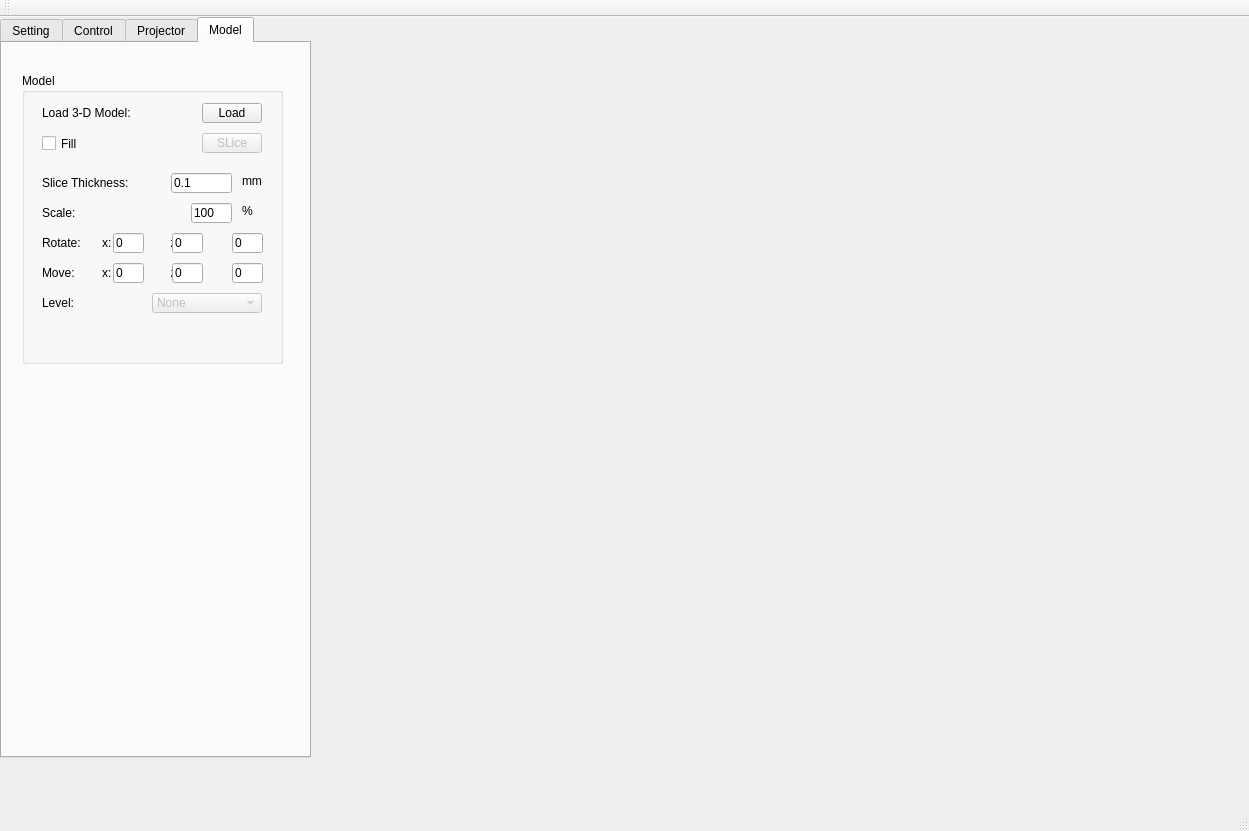
<?xml version="1.0" encoding="UTF-8"?>
<ui version="4.0">
 <class>SLAClass</class>
 <widget class="QMainWindow" name="SLAClass">
  <property name="geometry">
   <rect>
    <x>0</x>
    <y>0</y>
    <width>1249</width>
    <height>831</height>
   </rect>
  </property>
  <property name="windowTitle">
   <string>SLA</string>
  </property>
  <widget class="QWidget" name="centralWidget">
   <widget class="QTabWidget" name="tabWidget">
    <property name="enabled">
     <bool>true</bool>
    </property>
    <property name="geometry">
     <rect>
      <x>0</x>
      <y>0</y>
      <width>311</width>
      <height>741</height>
     </rect>
    </property>
    <property name="currentIndex">
     <number>3</number>
    </property>
    <widget class="QWidget" name="mySetting">
     <attribute name="title">
      <string>Setting</string>
     </attribute>
     <widget class="QGroupBox" name="groupBox">
      <property name="geometry">
       <rect>
        <x>20</x>
        <y>20</y>
        <width>271</width>
        <height>141</height>
       </rect>
      </property>
      <property name="title">
       <string>Parameter for Serial</string>
      </property>
      <widget class="QLabel" name="label">
       <property name="geometry">
        <rect>
         <x>20</x>
         <y>30</y>
         <width>60</width>
         <height>20</height>
        </rect>
       </property>
       <property name="text">
        <string>COM Port:</string>
       </property>
      </widget>
      <widget class="QComboBox" name="cbCom">
       <property name="geometry">
        <rect>
         <x>130</x>
         <y>30</y>
         <width>110</width>
         <height>20</height>
        </rect>
       </property>
       <property name="currentIndex">
        <number>5</number>
       </property>
       <item>
        <property name="text">
         <string>COM1</string>
        </property>
       </item>
       <item>
        <property name="text">
         <string>COM2</string>
        </property>
       </item>
       <item>
        <property name="text">
         <string>COM3</string>
        </property>
       </item>
       <item>
        <property name="text">
         <string>COM4</string>
        </property>
       </item>
       <item>
        <property name="text">
         <string>COM5</string>
        </property>
       </item>
       <item>
        <property name="text">
         <string>COM6</string>
        </property>
       </item>
      </widget>
      <widget class="QLabel" name="label_2">
       <property name="geometry">
        <rect>
         <x>20</x>
         <y>60</y>
         <width>60</width>
         <height>20</height>
        </rect>
       </property>
       <property name="text">
        <string>Baud Rate:</string>
       </property>
      </widget>
      <widget class="QComboBox" name="cbBaudRate">
       <property name="geometry">
        <rect>
         <x>130</x>
         <y>60</y>
         <width>111</width>
         <height>20</height>
        </rect>
       </property>
       <property name="currentIndex">
        <number>1</number>
       </property>
       <item>
        <property name="text">
         <string>1200</string>
        </property>
       </item>
       <item>
        <property name="text">
         <string>9600</string>
        </property>
       </item>
       <item>
        <property name="text">
         <string>19200</string>
        </property>
       </item>
       <item>
        <property name="text">
         <string>38400</string>
        </property>
       </item>
       <item>
        <property name="text">
         <string>57600</string>
        </property>
       </item>
       <item>
        <property name="text">
         <string>115200</string>
        </property>
       </item>
      </widget>
      <widget class="QPushButton" name="btnConnect">
       <property name="geometry">
        <rect>
         <x>30</x>
         <y>100</y>
         <width>75</width>
         <height>23</height>
        </rect>
       </property>
       <property name="text">
        <string>Connect</string>
       </property>
      </widget>
      <widget class="QPushButton" name="btnDisconnect">
       <property name="enabled">
        <bool>false</bool>
       </property>
       <property name="geometry">
        <rect>
         <x>130</x>
         <y>100</y>
         <width>75</width>
         <height>23</height>
        </rect>
       </property>
       <property name="text">
        <string>Disconnect</string>
       </property>
      </widget>
     </widget>
     <widget class="QGroupBox" name="groupBox_3">
      <property name="geometry">
       <rect>
        <x>20</x>
        <y>180</y>
        <width>271</width>
        <height>191</height>
       </rect>
      </property>
      <property name="title">
       <string>Parameter Part</string>
      </property>
      <widget class="QLabel" name="label_7">
       <property name="geometry">
        <rect>
         <x>20</x>
         <y>30</y>
         <width>100</width>
         <height>20</height>
        </rect>
       </property>
       <property name="text">
        <string>Layer Thickness:</string>
       </property>
      </widget>
      <widget class="QLineEdit" name="eThickness">
       <property name="geometry">
        <rect>
         <x>130</x>
         <y>30</y>
         <width>80</width>
         <height>20</height>
        </rect>
       </property>
       <property name="text">
        <string>0.100000</string>
       </property>
      </widget>
      <widget class="QLabel" name="label_8">
       <property name="geometry">
        <rect>
         <x>220</x>
         <y>30</y>
         <width>31</width>
         <height>15</height>
        </rect>
       </property>
       <property name="text">
        <string>mm</string>
       </property>
      </widget>
      <widget class="QLabel" name="label_9">
       <property name="geometry">
        <rect>
         <x>20</x>
         <y>60</y>
         <width>91</width>
         <height>20</height>
        </rect>
       </property>
       <property name="text">
        <string>Exposure   Time:</string>
       </property>
      </widget>
      <widget class="QLineEdit" name="eExposuretime">
       <property name="enabled">
        <bool>true</bool>
       </property>
       <property name="geometry">
        <rect>
         <x>130</x>
         <y>60</y>
         <width>80</width>
         <height>20</height>
        </rect>
       </property>
       <property name="text">
        <string>12000</string>
       </property>
      </widget>
      <widget class="QLabel" name="label_10">
       <property name="geometry">
        <rect>
         <x>220</x>
         <y>60</y>
         <width>31</width>
         <height>15</height>
        </rect>
       </property>
       <property name="text">
        <string>ms</string>
       </property>
      </widget>
      <widget class="QLabel" name="label_11">
       <property name="geometry">
        <rect>
         <x>20</x>
         <y>90</y>
         <width>111</width>
         <height>20</height>
        </rect>
       </property>
       <property name="text">
        <string>Supporting Layer:</string>
       </property>
      </widget>
      <widget class="QLineEdit" name="eSupportinglayer">
       <property name="geometry">
        <rect>
         <x>131</x>
         <y>90</y>
         <width>80</width>
         <height>20</height>
        </rect>
       </property>
       <property name="text">
        <string>3</string>
       </property>
      </widget>
      <widget class="QLabel" name="label_12">
       <property name="geometry">
        <rect>
         <x>220</x>
         <y>90</y>
         <width>54</width>
         <height>15</height>
        </rect>
       </property>
       <property name="text">
        <string>layers</string>
       </property>
      </widget>
      <widget class="QLabel" name="label_13">
       <property name="geometry">
        <rect>
         <x>20</x>
         <y>120</y>
         <width>111</width>
         <height>20</height>
        </rect>
       </property>
       <property name="text">
        <string>SL Exposure Time:</string>
       </property>
      </widget>
      <widget class="QLineEdit" name="eSLExposuretime">
       <property name="enabled">
        <bool>true</bool>
       </property>
       <property name="geometry">
        <rect>
         <x>130</x>
         <y>120</y>
         <width>80</width>
         <height>20</height>
        </rect>
       </property>
       <property name="text">
        <string>15000</string>
       </property>
      </widget>
      <widget class="QLabel" name="label_14">
       <property name="geometry">
        <rect>
         <x>222</x>
         <y>120</y>
         <width>30</width>
         <height>15</height>
        </rect>
       </property>
       <property name="text">
        <string>ms</string>
       </property>
      </widget>
      <widget class="QPushButton" name="btnSaveParameter">
       <property name="geometry">
        <rect>
         <x>40</x>
         <y>150</y>
         <width>75</width>
         <height>23</height>
        </rect>
       </property>
       <property name="text">
        <string>Save</string>
       </property>
      </widget>
      <widget class="QPushButton" name="btnCancelParameter">
       <property name="geometry">
        <rect>
         <x>146</x>
         <y>150</y>
         <width>75</width>
         <height>23</height>
        </rect>
       </property>
       <property name="text">
        <string>Cancel</string>
       </property>
      </widget>
     </widget>
     <widget class="QGroupBox" name="groupBox_9">
      <property name="geometry">
       <rect>
        <x>20</x>
        <y>380</y>
        <width>271</width>
        <height>341</height>
       </rect>
      </property>
      <property name="title">
       <string>G-Code</string>
      </property>
      <widget class="QLabel" name="label_33">
       <property name="geometry">
        <rect>
         <x>20</x>
         <y>60</y>
         <width>111</width>
         <height>20</height>
        </rect>
       </property>
       <property name="text">
        <string>Generate G-Code:</string>
       </property>
      </widget>
      <widget class="QPushButton" name="btnGenerate">
       <property name="enabled">
        <bool>false</bool>
       </property>
       <property name="geometry">
        <rect>
         <x>180</x>
         <y>60</y>
         <width>60</width>
         <height>20</height>
        </rect>
       </property>
       <property name="text">
        <string>Generate</string>
       </property>
      </widget>
      <widget class="QLabel" name="label_34">
       <property name="geometry">
        <rect>
         <x>20</x>
         <y>30</y>
         <width>111</width>
         <height>20</height>
        </rect>
       </property>
       <property name="text">
        <string>Load 3-D Model:</string>
       </property>
      </widget>
      <widget class="QPushButton" name="btnLoad">
       <property name="enabled">
        <bool>true</bool>
       </property>
       <property name="geometry">
        <rect>
         <x>180</x>
         <y>30</y>
         <width>60</width>
         <height>20</height>
        </rect>
       </property>
       <property name="text">
        <string>Load</string>
       </property>
      </widget>
      <widget class="QTextEdit" name="eGCode">
       <property name="enabled">
        <bool>true</bool>
       </property>
       <property name="geometry">
        <rect>
         <x>20</x>
         <y>150</y>
         <width>221</width>
         <height>171</height>
        </rect>
       </property>
      </widget>
      <widget class="QLineEdit" name="eTotalLayer">
       <property name="enabled">
        <bool>false</bool>
       </property>
       <property name="geometry">
        <rect>
         <x>200</x>
         <y>120</y>
         <width>40</width>
         <height>20</height>
        </rect>
       </property>
       <property name="text">
        <string>0</string>
       </property>
      </widget>
      <widget class="QLabel" name="label_18">
       <property name="geometry">
        <rect>
         <x>20</x>
         <y>120</y>
         <width>91</width>
         <height>16</height>
        </rect>
       </property>
       <property name="text">
        <string>current layers:</string>
       </property>
      </widget>
      <widget class="QLineEdit" name="eCurrentLayer">
       <property name="enabled">
        <bool>false</bool>
       </property>
       <property name="geometry">
        <rect>
         <x>147</x>
         <y>120</y>
         <width>40</width>
         <height>20</height>
        </rect>
       </property>
       <property name="text">
        <string>0</string>
       </property>
      </widget>
      <widget class="QLabel" name="label_17">
       <property name="geometry">
        <rect>
         <x>191</x>
         <y>120</y>
         <width>16</width>
         <height>16</height>
        </rect>
       </property>
       <property name="text">
        <string>/</string>
       </property>
      </widget>
      <widget class="QCheckBox" name="cbBlock">
       <property name="geometry">
        <rect>
         <x>20</x>
         <y>90</y>
         <width>71</width>
         <height>21</height>
        </rect>
       </property>
       <property name="text">
        <string>Block</string>
       </property>
      </widget>
     </widget>
    </widget>
    <widget class="QWidget" name="myControl">
     <attribute name="title">
      <string>Control</string>
     </attribute>
     <widget class="QGroupBox" name="groupBox_4">
      <property name="geometry">
       <rect>
        <x>10</x>
        <y>400</y>
        <width>281</width>
        <height>291</height>
       </rect>
      </property>
      <property name="title">
       <string>System Info</string>
      </property>
      <widget class="QTextEdit" name="eInfo">
       <property name="enabled">
        <bool>true</bool>
       </property>
       <property name="geometry">
        <rect>
         <x>10</x>
         <y>30</y>
         <width>261</width>
         <height>251</height>
        </rect>
       </property>
      </widget>
     </widget>
     <widget class="QGroupBox" name="groupBox_5">
      <property name="geometry">
       <rect>
        <x>10</x>
        <y>20</y>
        <width>281</width>
        <height>211</height>
       </rect>
      </property>
      <property name="title">
       <string>Control Part</string>
      </property>
      <widget class="QSlider" name="sliderUp">
       <property name="geometry">
        <rect>
         <x>10</x>
         <y>30</y>
         <width>90</width>
         <height>20</height>
        </rect>
       </property>
       <property name="orientation">
        <enum>Qt::Horizontal</enum>
       </property>
      </widget>
      <widget class="QLineEdit" name="eUp">
       <property name="enabled">
        <bool>false</bool>
       </property>
       <property name="geometry">
        <rect>
         <x>110</x>
         <y>30</y>
         <width>50</width>
         <height>20</height>
        </rect>
       </property>
       <property name="text">
        <string>0</string>
       </property>
      </widget>
      <widget class="QLabel" name="label_21">
       <property name="geometry">
        <rect>
         <x>170</x>
         <y>30</y>
         <width>40</width>
         <height>20</height>
        </rect>
       </property>
       <property name="text">
        <string>mm</string>
       </property>
      </widget>
      <widget class="QPushButton" name="btnUp">
       <property name="enabled">
        <bool>false</bool>
       </property>
       <property name="geometry">
        <rect>
         <x>200</x>
         <y>30</y>
         <width>60</width>
         <height>20</height>
        </rect>
       </property>
       <property name="text">
        <string>UP</string>
       </property>
      </widget>
      <widget class="QSlider" name="sliderDown">
       <property name="geometry">
        <rect>
         <x>10</x>
         <y>60</y>
         <width>90</width>
         <height>20</height>
        </rect>
       </property>
       <property name="orientation">
        <enum>Qt::Horizontal</enum>
       </property>
      </widget>
      <widget class="QPushButton" name="btnDown">
       <property name="enabled">
        <bool>false</bool>
       </property>
       <property name="geometry">
        <rect>
         <x>200</x>
         <y>60</y>
         <width>60</width>
         <height>20</height>
        </rect>
       </property>
       <property name="text">
        <string>DOWN</string>
       </property>
      </widget>
      <widget class="QLineEdit" name="eDown">
       <property name="enabled">
        <bool>false</bool>
       </property>
       <property name="geometry">
        <rect>
         <x>110</x>
         <y>60</y>
         <width>50</width>
         <height>20</height>
        </rect>
       </property>
       <property name="text">
        <string>0</string>
       </property>
      </widget>
      <widget class="QLabel" name="label_22">
       <property name="geometry">
        <rect>
         <x>170</x>
         <y>60</y>
         <width>40</width>
         <height>20</height>
        </rect>
       </property>
       <property name="text">
        <string>mm</string>
       </property>
      </widget>
      <widget class="QPushButton" name="btnUpHome">
       <property name="enabled">
        <bool>false</bool>
       </property>
       <property name="geometry">
        <rect>
         <x>200</x>
         <y>90</y>
         <width>60</width>
         <height>20</height>
        </rect>
       </property>
       <property name="text">
        <string>Up Home</string>
       </property>
      </widget>
      <widget class="QPushButton" name="btnDownHome">
       <property name="enabled">
        <bool>false</bool>
       </property>
       <property name="geometry">
        <rect>
         <x>200</x>
         <y>120</y>
         <width>60</width>
         <height>20</height>
        </rect>
       </property>
       <property name="text">
        <string>Down Home</string>
       </property>
      </widget>
      <widget class="QPushButton" name="btnLeft">
       <property name="enabled">
        <bool>false</bool>
       </property>
       <property name="geometry">
        <rect>
         <x>200</x>
         <y>150</y>
         <width>60</width>
         <height>20</height>
        </rect>
       </property>
       <property name="text">
        <string>Left</string>
       </property>
      </widget>
      <widget class="QPushButton" name="btnRight">
       <property name="enabled">
        <bool>false</bool>
       </property>
       <property name="geometry">
        <rect>
         <x>200</x>
         <y>180</y>
         <width>60</width>
         <height>20</height>
        </rect>
       </property>
       <property name="text">
        <string>Right</string>
       </property>
      </widget>
      <widget class="QLabel" name="label_23">
       <property name="geometry">
        <rect>
         <x>10</x>
         <y>90</y>
         <width>101</width>
         <height>20</height>
        </rect>
       </property>
       <property name="text">
        <string>Go to top layer:</string>
       </property>
      </widget>
      <widget class="QLabel" name="label_24">
       <property name="geometry">
        <rect>
         <x>10</x>
         <y>120</y>
         <width>111</width>
         <height>20</height>
        </rect>
       </property>
       <property name="text">
        <string>Go to ottom layer:</string>
       </property>
      </widget>
      <widget class="QLabel" name="label_25">
       <property name="geometry">
        <rect>
         <x>10</x>
         <y>150</y>
         <width>111</width>
         <height>20</height>
        </rect>
       </property>
       <property name="text">
        <string>Go to left:</string>
       </property>
      </widget>
      <widget class="QLabel" name="label_26">
       <property name="geometry">
        <rect>
         <x>10</x>
         <y>180</y>
         <width>111</width>
         <height>20</height>
        </rect>
       </property>
       <property name="text">
        <string>Go to right:</string>
       </property>
      </widget>
     </widget>
     <widget class="QGroupBox" name="groupBox_6">
      <property name="geometry">
       <rect>
        <x>10</x>
        <y>240</y>
        <width>281</width>
        <height>141</height>
       </rect>
      </property>
      <property name="title">
       <string>Project</string>
      </property>
      <widget class="QLabel" name="label_27">
       <property name="geometry">
        <rect>
         <x>20</x>
         <y>20</y>
         <width>111</width>
         <height>20</height>
        </rect>
       </property>
       <property name="text">
        <string>Project Start:</string>
       </property>
      </widget>
      <widget class="QLabel" name="label_28">
       <property name="geometry">
        <rect>
         <x>20</x>
         <y>50</y>
         <width>111</width>
         <height>20</height>
        </rect>
       </property>
       <property name="text">
        <string>Project Stop:</string>
       </property>
      </widget>
      <widget class="QLabel" name="label_29">
       <property name="geometry">
        <rect>
         <x>20</x>
         <y>80</y>
         <width>111</width>
         <height>20</height>
        </rect>
       </property>
       <property name="text">
        <string>Project Pause:</string>
       </property>
      </widget>
      <widget class="QLabel" name="label_30">
       <property name="geometry">
        <rect>
         <x>20</x>
         <y>110</y>
         <width>111</width>
         <height>20</height>
        </rect>
       </property>
       <property name="text">
        <string>Project Continue:</string>
       </property>
      </widget>
      <widget class="QPushButton" name="btnStart">
       <property name="enabled">
        <bool>false</bool>
       </property>
       <property name="geometry">
        <rect>
         <x>200</x>
         <y>20</y>
         <width>60</width>
         <height>20</height>
        </rect>
       </property>
       <property name="text">
        <string>Start</string>
       </property>
      </widget>
      <widget class="QPushButton" name="btnStop">
       <property name="enabled">
        <bool>false</bool>
       </property>
       <property name="geometry">
        <rect>
         <x>200</x>
         <y>50</y>
         <width>60</width>
         <height>20</height>
        </rect>
       </property>
       <property name="text">
        <string>Stop</string>
       </property>
      </widget>
      <widget class="QPushButton" name="btnPause">
       <property name="enabled">
        <bool>false</bool>
       </property>
       <property name="geometry">
        <rect>
         <x>200</x>
         <y>80</y>
         <width>60</width>
         <height>20</height>
        </rect>
       </property>
       <property name="text">
        <string>Pause</string>
       </property>
      </widget>
      <widget class="QPushButton" name="btnContinue">
       <property name="enabled">
        <bool>false</bool>
       </property>
       <property name="geometry">
        <rect>
         <x>200</x>
         <y>110</y>
         <width>60</width>
         <height>20</height>
        </rect>
       </property>
       <property name="text">
        <string>Continue</string>
       </property>
      </widget>
     </widget>
    </widget>
    <widget class="QWidget" name="tab">
     <attribute name="title">
      <string>Projector</string>
     </attribute>
     <widget class="QGroupBox" name="groupBox_7">
      <property name="geometry">
       <rect>
        <x>10</x>
        <y>20</y>
        <width>281</width>
        <height>141</height>
       </rect>
      </property>
      <property name="title">
       <string>Simulator</string>
      </property>
      <widget class="QPushButton" name="btnStartProjector">
       <property name="geometry">
        <rect>
         <x>20</x>
         <y>40</y>
         <width>121</width>
         <height>23</height>
        </rect>
       </property>
       <property name="text">
        <string>start projector</string>
       </property>
      </widget>
      <widget class="QPushButton" name="btnEndProjector">
       <property name="geometry">
        <rect>
         <x>20</x>
         <y>80</y>
         <width>121</width>
         <height>23</height>
        </rect>
       </property>
       <property name="text">
        <string>End Projector</string>
       </property>
      </widget>
     </widget>
     <widget class="QGroupBox" name="groupBox_8">
      <property name="geometry">
       <rect>
        <x>20</x>
        <y>190</y>
        <width>271</width>
        <height>191</height>
       </rect>
      </property>
      <property name="title">
       <string>Projector Calibration</string>
      </property>
      <widget class="QLabel" name="label_19">
       <property name="geometry">
        <rect>
         <x>20</x>
         <y>30</y>
         <width>141</width>
         <height>20</height>
        </rect>
       </property>
       <property name="text">
        <string>Photo type x-pos:</string>
       </property>
      </widget>
      <widget class="QLabel" name="label_20">
       <property name="geometry">
        <rect>
         <x>20</x>
         <y>60</y>
         <width>141</width>
         <height>20</height>
        </rect>
       </property>
       <property name="text">
        <string>Photo type y-pos:</string>
       </property>
      </widget>
      <widget class="QLabel" name="label_31">
       <property name="geometry">
        <rect>
         <x>20</x>
         <y>90</y>
         <width>141</width>
         <height>20</height>
        </rect>
       </property>
       <property name="text">
        <string>Photo type width:</string>
       </property>
      </widget>
      <widget class="QLabel" name="label_32">
       <property name="geometry">
        <rect>
         <x>20</x>
         <y>120</y>
         <width>141</width>
         <height>20</height>
        </rect>
       </property>
       <property name="text">
        <string>Photo type height:</string>
       </property>
      </widget>
      <widget class="QLineEdit" name="eXpos">
       <property name="geometry">
        <rect>
         <x>160</x>
         <y>30</y>
         <width>101</width>
         <height>20</height>
        </rect>
       </property>
       <property name="text">
        <string>500</string>
       </property>
      </widget>
      <widget class="QLineEdit" name="eYpos">
       <property name="geometry">
        <rect>
         <x>160</x>
         <y>60</y>
         <width>101</width>
         <height>20</height>
        </rect>
       </property>
       <property name="text">
        <string>500</string>
       </property>
      </widget>
      <widget class="QLineEdit" name="eWidth">
       <property name="geometry">
        <rect>
         <x>160</x>
         <y>90</y>
         <width>101</width>
         <height>20</height>
        </rect>
       </property>
       <property name="text">
        <string>1024</string>
       </property>
      </widget>
      <widget class="QLineEdit" name="eHeight">
       <property name="geometry">
        <rect>
         <x>160</x>
         <y>120</y>
         <width>101</width>
         <height>20</height>
        </rect>
       </property>
       <property name="text">
        <string>768</string>
       </property>
      </widget>
      <widget class="QPushButton" name="btnSaveCalibration">
       <property name="geometry">
        <rect>
         <x>30</x>
         <y>150</y>
         <width>75</width>
         <height>23</height>
        </rect>
       </property>
       <property name="text">
        <string>Save</string>
       </property>
      </widget>
      <widget class="QPushButton" name="btnCancelCalibration">
       <property name="geometry">
        <rect>
         <x>140</x>
         <y>150</y>
         <width>75</width>
         <height>23</height>
        </rect>
       </property>
       <property name="text">
        <string>Cancel</string>
       </property>
      </widget>
     </widget>
    </widget>
    <widget class="QWidget" name="tab_2">
     <attribute name="title">
      <string>Model</string>
     </attribute>
     <widget class="QGroupBox" name="groupBox_10">
      <property name="geometry">
       <rect>
        <x>20</x>
        <y>30</y>
        <width>261</width>
        <height>291</height>
       </rect>
      </property>
      <property name="title">
       <string>Model</string>
      </property>
      <widget class="QPushButton" name="btnSlice">
       <property name="enabled">
        <bool>false</bool>
       </property>
       <property name="geometry">
        <rect>
         <x>180</x>
         <y>60</y>
         <width>60</width>
         <height>20</height>
        </rect>
       </property>
       <property name="text">
        <string>SLice</string>
       </property>
      </widget>
      <widget class="QLabel" name="label_38">
       <property name="geometry">
        <rect>
         <x>20</x>
         <y>30</y>
         <width>111</width>
         <height>20</height>
        </rect>
       </property>
       <property name="text">
        <string>Load 3-D Model:</string>
       </property>
      </widget>
      <widget class="QPushButton" name="btnLoadModel">
       <property name="enabled">
        <bool>true</bool>
       </property>
       <property name="geometry">
        <rect>
         <x>180</x>
         <y>30</y>
         <width>60</width>
         <height>20</height>
        </rect>
       </property>
       <property name="text">
        <string>Load</string>
       </property>
      </widget>
      <widget class="QLabel" name="label_41">
       <property name="geometry">
        <rect>
         <x>220</x>
         <y>130</y>
         <width>30</width>
         <height>15</height>
        </rect>
       </property>
       <property name="text">
        <string>%</string>
       </property>
      </widget>
      <widget class="QLabel" name="label_42">
       <property name="geometry">
        <rect>
         <x>20</x>
         <y>130</y>
         <width>54</width>
         <height>20</height>
        </rect>
       </property>
       <property name="text">
        <string>Scale:</string>
       </property>
      </widget>
      <widget class="QLineEdit" name="eScaleRate">
       <property name="geometry">
        <rect>
         <x>169</x>
         <y>130</y>
         <width>41</width>
         <height>20</height>
        </rect>
       </property>
       <property name="text">
        <string>100</string>
       </property>
      </widget>
      <widget class="QLabel" name="label_43">
       <property name="geometry">
        <rect>
         <x>20</x>
         <y>160</y>
         <width>54</width>
         <height>20</height>
        </rect>
       </property>
       <property name="text">
        <string>Rotate:</string>
       </property>
      </widget>
      <widget class="QLabel" name="label_44">
       <property name="geometry">
        <rect>
         <x>80</x>
         <y>160</y>
         <width>161</width>
         <height>20</height>
        </rect>
       </property>
       <property name="text">
        <string>x:       y:        z:</string>
       </property>
      </widget>
      <widget class="QLineEdit" name="eRx">
       <property name="geometry">
        <rect>
         <x>91</x>
         <y>160</y>
         <width>31</width>
         <height>20</height>
        </rect>
       </property>
       <property name="text">
        <string>0</string>
       </property>
      </widget>
      <widget class="QLineEdit" name="eRy">
       <property name="geometry">
        <rect>
         <x>150</x>
         <y>160</y>
         <width>31</width>
         <height>20</height>
        </rect>
       </property>
       <property name="text">
        <string>0</string>
       </property>
      </widget>
      <widget class="QLineEdit" name="eRz">
       <property name="geometry">
        <rect>
         <x>210</x>
         <y>160</y>
         <width>31</width>
         <height>20</height>
        </rect>
       </property>
       <property name="text">
        <string>0</string>
       </property>
      </widget>
      <widget class="QLineEdit" name="eMz">
       <property name="geometry">
        <rect>
         <x>210</x>
         <y>190</y>
         <width>31</width>
         <height>20</height>
        </rect>
       </property>
       <property name="text">
        <string>0</string>
       </property>
      </widget>
      <widget class="QLabel" name="label_46">
       <property name="geometry">
        <rect>
         <x>80</x>
         <y>190</y>
         <width>141</width>
         <height>20</height>
        </rect>
       </property>
       <property name="text">
        <string>x:       y:        z:</string>
       </property>
      </widget>
      <widget class="QLineEdit" name="eMx">
       <property name="geometry">
        <rect>
         <x>91</x>
         <y>190</y>
         <width>31</width>
         <height>20</height>
        </rect>
       </property>
       <property name="text">
        <string>0</string>
       </property>
      </widget>
      <widget class="QLineEdit" name="eMy">
       <property name="geometry">
        <rect>
         <x>150</x>
         <y>190</y>
         <width>31</width>
         <height>20</height>
        </rect>
       </property>
       <property name="text">
        <string>0</string>
       </property>
      </widget>
      <widget class="QLabel" name="label_45">
       <property name="geometry">
        <rect>
         <x>20</x>
         <y>190</y>
         <width>54</width>
         <height>20</height>
        </rect>
       </property>
       <property name="text">
        <string>Move:</string>
       </property>
      </widget>
      <widget class="QLabel" name="label_16">
       <property name="geometry">
        <rect>
         <x>20</x>
         <y>100</y>
         <width>121</width>
         <height>20</height>
        </rect>
       </property>
       <property name="text">
        <string>Slice Thickness:</string>
       </property>
      </widget>
      <widget class="QLineEdit" name="eSliceThickness">
       <property name="geometry">
        <rect>
         <x>149</x>
         <y>100</y>
         <width>61</width>
         <height>20</height>
        </rect>
       </property>
       <property name="text">
        <string>0.1</string>
       </property>
      </widget>
      <widget class="QLabel" name="label_15">
       <property name="geometry">
        <rect>
         <x>220</x>
         <y>100</y>
         <width>31</width>
         <height>15</height>
        </rect>
       </property>
       <property name="text">
        <string>mm</string>
       </property>
      </widget>
      <widget class="QCheckBox" name="cbFill">
       <property name="geometry">
        <rect>
         <x>20</x>
         <y>60</y>
         <width>71</width>
         <height>21</height>
        </rect>
       </property>
       <property name="text">
        <string>Fill</string>
       </property>
      </widget>
      <widget class="QLabel" name="label_39">
       <property name="geometry">
        <rect>
         <x>20</x>
         <y>220</y>
         <width>41</width>
         <height>20</height>
        </rect>
       </property>
       <property name="text">
        <string>Level:</string>
       </property>
      </widget>
      <widget class="QComboBox" name="cbLevel">
       <property name="enabled">
        <bool>false</bool>
       </property>
       <property name="geometry">
        <rect>
         <x>130</x>
         <y>220</y>
         <width>110</width>
         <height>20</height>
        </rect>
       </property>
       <property name="currentIndex">
        <number>0</number>
       </property>
       <item>
        <property name="text">
         <string>None</string>
        </property>
       </item>
      </widget>
     </widget>
    </widget>
   </widget>
  </widget>
  <widget class="QMenuBar" name="menuBar">
   <property name="geometry">
    <rect>
     <x>0</x>
     <y>0</y>
     <width>1249</width>
     <height>34</height>
    </rect>
   </property>
  </widget>
  <widget class="QToolBar" name="mainToolBar">
   <attribute name="toolBarArea">
    <enum>TopToolBarArea</enum>
   </attribute>
   <attribute name="toolBarBreak">
    <bool>false</bool>
   </attribute>
  </widget>
  <widget class="QStatusBar" name="statusBar"/>
 </widget>
 <layoutdefault spacing="6" margin="11"/>
 <resources>
  <include location="sla.qrc"/>
 </resources>
 <connections/>
</ui>
